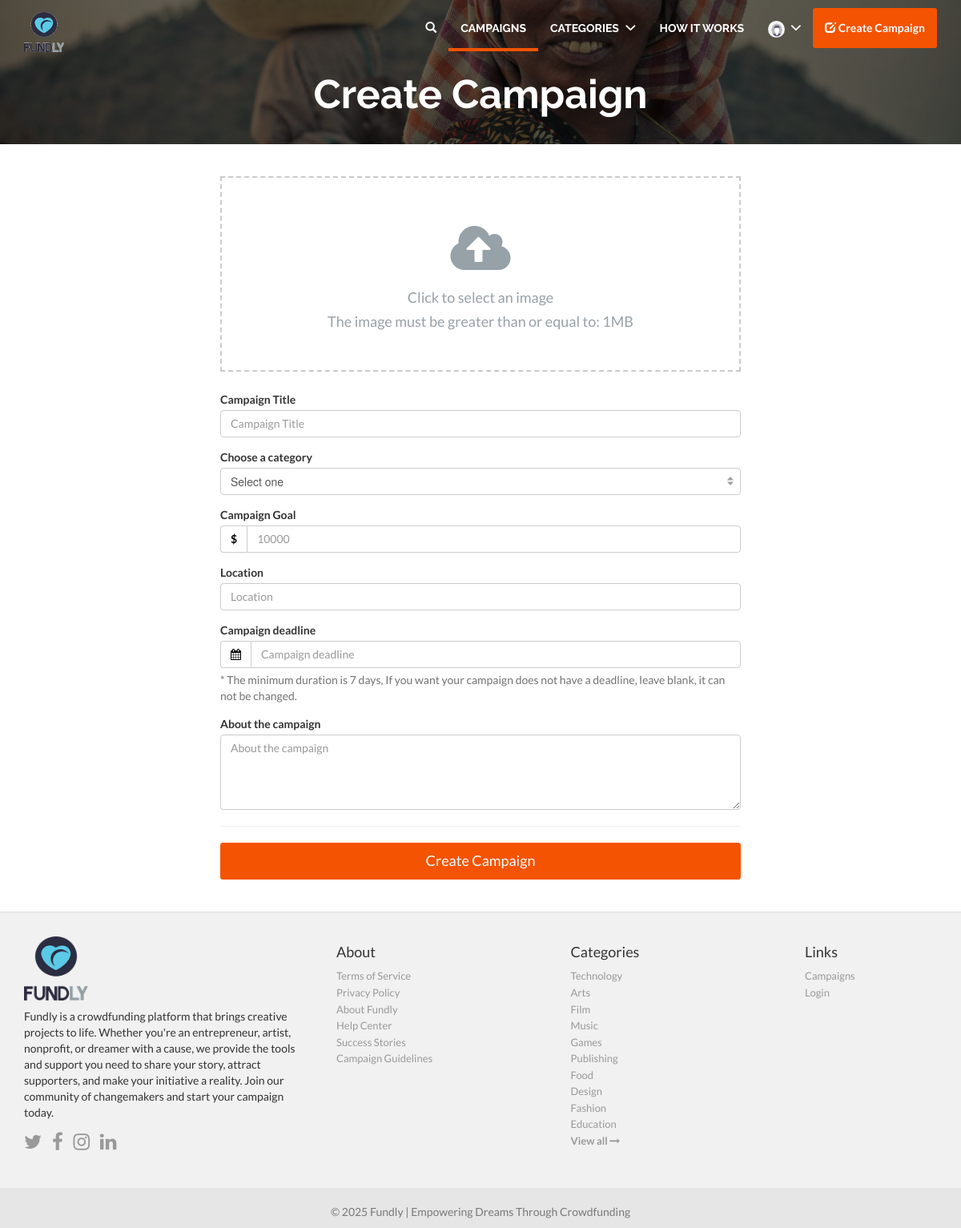
Screenshot of /campaign/create (signed in) with the database file from the repository.
### core/models.py (models this page shows, shortened)
class Category(models.Model):
    name = models.CharField(max_length=50, unique=True)
    slug = models.CharField(max_length=100, unique=True)
    image = models.ImageField(upload_to='categories', default="default.png")

### campaign/views.py (the view, shortened to what this page needs)
# urls.py: path('create', CampaignCreateView.as_view(), name='campaign-create'),
class CampaignCreateView(CreateView):
    model = Campaign
    form_class = CampaignForm
    template_name = "campaigns/create.html"
    success_url = "/"
    @method_decorator(login_required(login_url=reverse_lazy("accounts:login")))
    def dispatch(self, request, *args, **kwargs):
        return super().dispatch(self.request, *args, **kwargs)
    def get_context_data(self, **kwargs):
        context = super().get_context_data(**kwargs)
        context["categories"] = Category.objects.all()
        return context

### campaign/forms.py (shortened to what this page needs)
class CampaignForm(forms.ModelForm):
    class Meta:
        model = Campaign
        exclude = ('user', 'status')
    def __init__(self, *args, **kwargs):
        self.user = kwargs.pop('user', None)
        self.status = kwargs.pop('status', None)
        super(CampaignForm, self).__init__(*args, **kwargs)
        self.fields['deadline'].input_formats = ['%d-%m-%Y']

### core/context_processors.py (called while the page is built)
def categories(request):
    cats = Category.objects.prefetch_related("campaign_set").all()[:5]
    return {'categories': cats}

### templates/campaigns/create.html (shortened to what this page needs)
{% extends 'base.html' %}
{% load static %}
{% block css %}
    <link rel="stylesheet" href="{% static 'plugins/datepicker/datepicker3.css' %}" type="text/css">
{% endblock %}
{% block content %}
    <div class="jumbotron md index-header jumbotron_set jumbotron-cover">
        <div class="container wrap-jumbotron position-relative">
            <h2 class="title-site">Create Campaign</h2>
        </div>
    </div>
    <div class="container margin-bottom-40 padding-top-40">
        <div class="row">
            <div class="col-md-12">
                <div class="wrap-center center-block">
                    <form method="POST" action="" enctype="multipart/form-data" id="formUpload">
                        <div class="filer-input-dragDrop position-relative" id="draggable">
                            <div class="filer-input-inner">
                                <div class="filer-input-icon">
                                    <i class="fa fa-cloud-upload"></i>
                                </div>
                                <div class="filer-input-text">
                                    <h3 class="margin-bottom-10">Click to select an image</h3>
                                    <h3>The image must be greater than or equal to: 1MB </h3>
                                </div>
                            </div>
                        </div>
                        <div class="form-group">
                            <label>Campaign Title</label>
                            <input type="text" value="" name="title" id="title" required class="form-control" placeholder="Campaign Title">
                        </div>
                        <div class="form-group">
                            <label>Choose a category</label>
                            <select name="category" class="form-control">
                                <option value="">Select one</option>
                            </select>
                        </div>
                        <div class="form-group">
                            <label>Campaign Goal</label>
                            <div class="input-group">
                                <div class="input-group-addon addon-dollar">$</div>
                                <input type="number" min="1" class="form-control" name="goal" id="onlyNumber" value="" placeholder="10000">
                            </div>
                        </div>
                        <div class="form-group">
                            <label>Location</label>
                            <input type="text" value="" name="location" class="form-control" placeholder="Location">
                        </div>
                        <div class="form-group">
                            <label>Campaign deadline</label>
                            <div class="input-group">
                                <div class="input-group-addon addon-dollar"><i class="fa fa-calendar"></i></div>
                                <input type="text" value="" id="datepicker" name="deadline" class="form-control" placeholder="Campaign deadline">
                            </div>
                            <span class="help-block">* The minimum duration is 7 days, If you want your campaign does not have a deadline, leave blank, it can not be changed.</span>
                        </div>
                        <div class="form-group">
                            <label>About the campaign</label>
                            <textarea name="description" rows="4" id="description" class="form-control tinymce-txt" placeholder="About the campaign"></textarea>
                        </div>
                        <div class="box-footer">
                            <hr/>
                            <button type="submit" id="buttonFormSubmit" class="btn btn-block btn-lg btn-main custom-rounded">Create Campaign</button>
                        </div>
                    </form>
                </div>
            </div>
        </div>
    </div>
{% endblock %}

### templates/includes/footer.html
{% load static %}
<footer class="footer-main">
    <div class="container">
        <div class="row">
            <div class="col-md-4">
                <a href="{% url 'core:home' %}">
                    <img src="{% static 'img/logo.png' %}" style="height: 80px; width: 80px"/>
                </a>
                <p class="margin-tp-xs">Fundly is a crowdfunding platform that brings creative projects to life.
                    Whether you're an entrepreneur, artist, nonprofit, or dreamer with a cause, we provide the tools
                    and support you need to share your story, attract supporters, and make your initiative a reality.
                    Join our community of changemakers and start your campaign today.</p>
                <ul class="list-inline">
                    <li><a href="https://www.twitter.com/fundly" class="ico-social"><i class="fa fa-twitter"></i></a></li>
                    <li><a href="https://www.facebook.com/fundly" class="ico-social"><i class="fa fa-facebook"></i></a></li>
                    <li><a href="https://www.instagram.com/fundly" class="ico-social"><i class="fa fa-instagram"></i></a></li>
                    <li><a href="https://www.linkedin.com/company/fundly" class="ico-social"><i class="fa fa-linkedin"></i></a></li>
                </ul>
            </div>
            <div class="col-md-3 margin-tp-xs">
                <h4 class="margin-top-zero">About</h4>
                <ul class="list-unstyled">
                    <li><a class="link-footer" href="#">Terms of Service</a></li>
                    <li><a class="link-footer" href="#">Privacy Policy</a></li>
                    <li><a class="link-footer" href="#">About Fundly</a></li>
                    <li><a class="link-footer" href="#">Help Center</a></li>
                    <li><a class="link-footer" href="#">Success Stories</a></li>
                    <li><a class="link-footer" href="#">Campaign Guidelines</a></li>
                </ul>
            </div>
            <div class="col-md-3 margin-tp-xs">
                <h4 class="margin-top-zero">Categories</h4>
                <ul class="list-unstyled">
                    {% for category in categories %}
                        <li><a class="link-footer" href="{% url 'core:campaigns-by-category' category.id %}">{{ category.name }}</a></li>
                    {% endfor %}
                    <li><a class="link-footer" href="{% url 'core:categories' %}">
                        <strong>View all <i class="fa fa-long-arrow-right"></i></strong>
                    </a></li>
                </ul>
            </div>
            <div class="col-md-2 margin-tp-xs">
                <h4 class="margin-top-zero">Links</h4>
                <ul class="list-unstyled">
                    <li>
                        <a class="link-footer" href="#">Campaigns</a>
                    </li>
                    <li>
                        <a class="link-footer" href="{% url 'accounts:login' %}">Login</a>
                    </li>
                </ul>
            </div>
        </div>
    </div>
</footer>
<footer class="subfooter">
    <div class="container">
        <div class="row">
            <div class="col-md-12 text-center padding-top-20">
                <p>&copy; {% now "Y" %} Fundly | Empowering Dreams Through Crowdfunding</p>
            </div>
        </div>
    </div>
</footer>

### static/css/main.css (style rules this page uses)
html, body { height: 100%; }
li { list-style:none; }
input, button, textarea { outline: none; border: none; }
a, a:focus, a:active, select, button, button:active, button:focus, .btn:focus, .btn:active:focus, .btn.active:focus, .btn.focus, .btn:active.focus, .btn.active.focus, input { outline: none; }
textarea { resize: vertical; box-shadow: none !important; }
label:not(.login-field-icon) { line-height: normal !important; color: #333; font-weight: bold !important; }
select { width: 100%; padding: 6px 5px 6px 8px; font-family: "Helvetica Neue", Helvetica, Arial, sans-serif; font-size: 11px; font-weight: normal; line-height: normal !important; color: #5A5A5A; border: 2px solid #E6E6E6; background-color: #fff; background-repeat: no-repeat; background-position: 100% 50%; background-image: url('../img/arrow.png') !important; -webkit-appearance: none; -moz-appearance: none; appearance: none; -webkit-box-sizing: border-box; -moz-box-sizing: border-box; box-sizing: border-box; -webkit-border-radius: 4px; -moz-border-radius: 4px; border-radius: 4px; text-indent: 0.01px; text-overflow: ''; }
body a { color: #f45302; }
.margin-top-zero { margin-top: 0 !important; }
.margin-bottom-10 { margin-bottom: 10px !important; }
.margin-bottom-40 { margin-bottom: 40px !important; }
.padding-top-20 { padding-top: 20px !important; }
body { font-family: "Lato", Helvetica, Arial, sans-serif; background-color: #FFF; }
.index-header { background: url('../img/header.jpg') no-repeat center center #D1D1D1; background-size: cover; position:relative; }
.link-footer { font-size: 13px; color: #999; }
.footer-main { width: 100%; background-color: #F1F1F1; padding: 30px 0; border-top: 1px solid #ddd; }
.subfooter { background-color: #e6e6e6; color: #797979; }
.margin-tp-xs { margin-top: 10px; }
.ico-social { font-size: 24px; color: #999; }
#bio, #description { resize: vertical; }
.position-relative { position: relative; }
@media (min-width: 768px) { .jumbotron.md { padding: 70px 0 25px; } }
.jumbotron_set { margin-bottom: 40px; }
@media screen and (min-width: 768px) { .jumbotron { padding: 150px 0; } }
h1.title-site, h2.title-site { font-family: "Raleway",Helvetica,Arial,sans-serif; color: #FFF; text-overflow: inherit; overflow: visible; white-space: normal; font-weight: bold; margin-top: 20px !important; text-align: center; }
h2.title-site { font-size: 50px; }
.custom-rounded { border-radius: 3px; -webkit-border-radius: 3px; -moz-border-radius: 3px; }
.jumbotron-cover:before { content: ''; position: absolute; width: 100%; height: 100%; background: rgba(5,5,5,.6); left: 0; top: 0; }
.btn-main, .btn-main:hover, .btn-main:active, .btn-main:focus { color: #fff; background-color: #f45302; border-color: #f45302; }
body input { box-shadow: none !important; -webkit-box-shadow: none !important; -moz-box-shadow: none !important; }
.btn-lg { padding: 10px 30px; }
.wrap-center { position: relative; max-width: 650px; }
.filer-input-dragDrop { display: block; width: 100%; margin: 0 auto 25px auto; padding: 50px 0; color: #8d9499; color: #97A1A8; cursor: pointer; background: #fff; border: 2px dashed #C8CBCE; text-align: center; -webkit-transition: box-shadow 0.3s, border-color 0.3s; -moz-transition: box-shadow 0.3s, border-color 0.3s; transition: box-shadow 0.3s, border-color 0.3s; overflow: hidden; }
.filer-input-dragDrop .filer-input-icon { font-size: 70px; margin-top: -10px; -webkit-transition: all 0.3s ease; -moz-transition: all 0.3s ease; transition: all 0.3s ease; }
.filer-input-text h3 { margin: 0; font-size: 18px; }
.addon-dollar { background-color: transparent; color: #000; font-weight: bold; }
select.form-control, select.form-control:focus { -webkit-box-shadow: none !important; -moz-box-shadow: none !important; box-shadow: none !important; }

### rows the page displays
Category: name "Technology"
Category: name "Arts"
Category: name "Film"
Category: name "Music"
Category: name "Games"
Category: name "Publishing"
Category: name "Food"
Category: name "Design"
Category: name "Fashion"
Category: name "Education"
